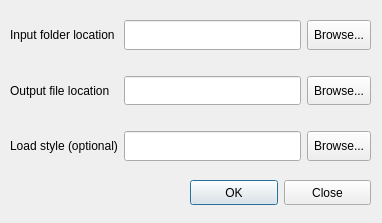
<?xml version="1.0" encoding="UTF-8"?>
<ui version="4.0">
 <class>photosImp</class>
 <widget class="QDialog" name="photosImp">
  <property name="windowModality">
   <enum>Qt::NonModal</enum>
  </property>
  <property name="geometry">
   <rect>
    <x>0</x>
    <y>0</y>
    <width>382</width>
    <height>223</height>
   </rect>
  </property>
  <property name="minimumSize">
   <size>
    <width>382</width>
    <height>223</height>
   </size>
  </property>
  <property name="maximumSize">
   <size>
    <width>382</width>
    <height>223</height>
   </size>
  </property>
  <property name="windowTitle">
   <string>ImportPhotos</string>
  </property>
  <property name="whatsThis">
   <string/>
  </property>
  <property name="sizeGripEnabled">
   <bool>false</bool>
  </property>
  <widget class="QWidget" name="layoutWidget">
   <property name="geometry">
    <rect>
     <x>10</x>
     <y>20</y>
     <width>361</width>
     <height>141</height>
    </rect>
   </property>
   <layout class="QGridLayout" name="gridLayout">
    <item row="0" column="0">
     <widget class="QLabel" name="label">
      <property name="text">
       <string>Input folder location</string>
      </property>
     </widget>
    </item>
    <item row="0" column="2">
     <widget class="QLineEdit" name="imp">
      <property name="sizePolicy">
       <sizepolicy hsizetype="Expanding" vsizetype="Expanding">
        <horstretch>0</horstretch>
        <verstretch>0</verstretch>
       </sizepolicy>
      </property>
     </widget>
    </item>
    <item row="0" column="3">
     <widget class="QToolButton" name="toolButtonImport">
      <property name="sizePolicy">
       <sizepolicy hsizetype="Fixed" vsizetype="Expanding">
        <horstretch>0</horstretch>
        <verstretch>0</verstretch>
       </sizepolicy>
      </property>
      <property name="text">
       <string>Browse...</string>
      </property>
     </widget>
    </item>
    <item row="2" column="0">
     <widget class="QLabel" name="label_2">
      <property name="text">
       <string>Output file location</string>
      </property>
     </widget>
    </item>
    <item row="2" column="2">
     <widget class="QLineEdit" name="out">
      <property name="sizePolicy">
       <sizepolicy hsizetype="Expanding" vsizetype="Expanding">
        <horstretch>0</horstretch>
        <verstretch>0</verstretch>
       </sizepolicy>
      </property>
     </widget>
    </item>
    <item row="2" column="3">
     <widget class="QToolButton" name="toolButtonOut">
      <property name="sizePolicy">
       <sizepolicy hsizetype="Fixed" vsizetype="Expanding">
        <horstretch>0</horstretch>
        <verstretch>0</verstretch>
       </sizepolicy>
      </property>
      <property name="text">
       <string>Browse...</string>
      </property>
     </widget>
    </item>
    <item row="1" column="0">
     <spacer name="horizontalSpacer">
      <property name="orientation">
       <enum>Qt::Horizontal</enum>
      </property>
      <property name="sizeType">
       <enum>QSizePolicy::Preferred</enum>
      </property>
      <property name="sizeHint" stdset="0">
       <size>
        <width>40</width>
        <height>20</height>
       </size>
      </property>
     </spacer>
    </item>
    <item row="1" column="2">
     <spacer name="horizontalSpacer_2">
      <property name="orientation">
       <enum>Qt::Horizontal</enum>
      </property>
      <property name="sizeType">
       <enum>QSizePolicy::Preferred</enum>
      </property>
      <property name="sizeHint" stdset="0">
       <size>
        <width>40</width>
        <height>20</height>
       </size>
      </property>
     </spacer>
    </item>
    <item row="1" column="3">
     <spacer name="horizontalSpacer_3">
      <property name="orientation">
       <enum>Qt::Horizontal</enum>
      </property>
      <property name="sizeType">
       <enum>QSizePolicy::Preferred</enum>
      </property>
      <property name="sizeHint" stdset="0">
       <size>
        <width>40</width>
        <height>20</height>
       </size>
      </property>
     </spacer>
    </item>
    <item row="4" column="2">
     <widget class="QLineEdit" name="load_style_path">
      <property name="sizePolicy">
       <sizepolicy hsizetype="Expanding" vsizetype="Expanding">
        <horstretch>0</horstretch>
        <verstretch>0</verstretch>
       </sizepolicy>
      </property>
     </widget>
    </item>
    <item row="4" column="0">
     <widget class="QLabel" name="label_3">
      <property name="text">
       <string>Load style (optional)</string>
      </property>
     </widget>
    </item>
    <item row="4" column="3">
     <widget class="QToolButton" name="input_load_style">
      <property name="sizePolicy">
       <sizepolicy hsizetype="Fixed" vsizetype="Expanding">
        <horstretch>0</horstretch>
        <verstretch>0</verstretch>
       </sizepolicy>
      </property>
      <property name="text">
       <string>Browse...</string>
      </property>
     </widget>
    </item>
    <item row="3" column="0">
     <spacer name="horizontalSpacer_4">
      <property name="orientation">
       <enum>Qt::Horizontal</enum>
      </property>
      <property name="sizeType">
       <enum>QSizePolicy::Preferred</enum>
      </property>
      <property name="sizeHint" stdset="0">
       <size>
        <width>40</width>
        <height>20</height>
       </size>
      </property>
     </spacer>
    </item>
    <item row="3" column="3">
     <spacer name="horizontalSpacer_6">
      <property name="orientation">
       <enum>Qt::Horizontal</enum>
      </property>
      <property name="sizeType">
       <enum>QSizePolicy::Preferred</enum>
      </property>
      <property name="sizeHint" stdset="0">
       <size>
        <width>40</width>
        <height>20</height>
       </size>
      </property>
     </spacer>
    </item>
    <item row="3" column="2">
     <spacer name="horizontalSpacer_5">
      <property name="orientation">
       <enum>Qt::Horizontal</enum>
      </property>
      <property name="sizeType">
       <enum>QSizePolicy::Preferred</enum>
      </property>
      <property name="sizeHint" stdset="0">
       <size>
        <width>40</width>
        <height>20</height>
       </size>
      </property>
     </spacer>
    </item>
   </layout>
  </widget>
  <widget class="QWidget" name="layoutWidget">
   <property name="geometry">
    <rect>
     <x>190</x>
     <y>180</y>
     <width>181</width>
     <height>25</height>
    </rect>
   </property>
   <layout class="QHBoxLayout" name="horizontalLayout">
    <item>
     <widget class="QPushButton" name="ok">
      <property name="sizePolicy">
       <sizepolicy hsizetype="Minimum" vsizetype="Expanding">
        <horstretch>0</horstretch>
        <verstretch>0</verstretch>
       </sizepolicy>
      </property>
      <property name="text">
       <string>OK</string>
      </property>
     </widget>
    </item>
    <item>
     <widget class="QPushButton" name="closebutton">
      <property name="sizePolicy">
       <sizepolicy hsizetype="Minimum" vsizetype="Expanding">
        <horstretch>0</horstretch>
        <verstretch>0</verstretch>
       </sizepolicy>
      </property>
      <property name="text">
       <string>Close</string>
      </property>
     </widget>
    </item>
   </layout>
  </widget>
 </widget>
 <resources/>
 <connections/>
</ui>
